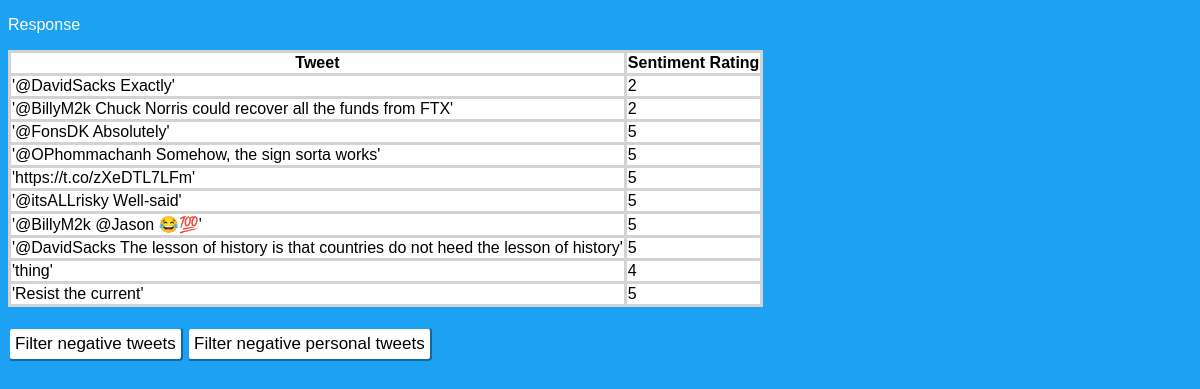
/tweetSentiment/results, run on an earlier commit of the app's database.
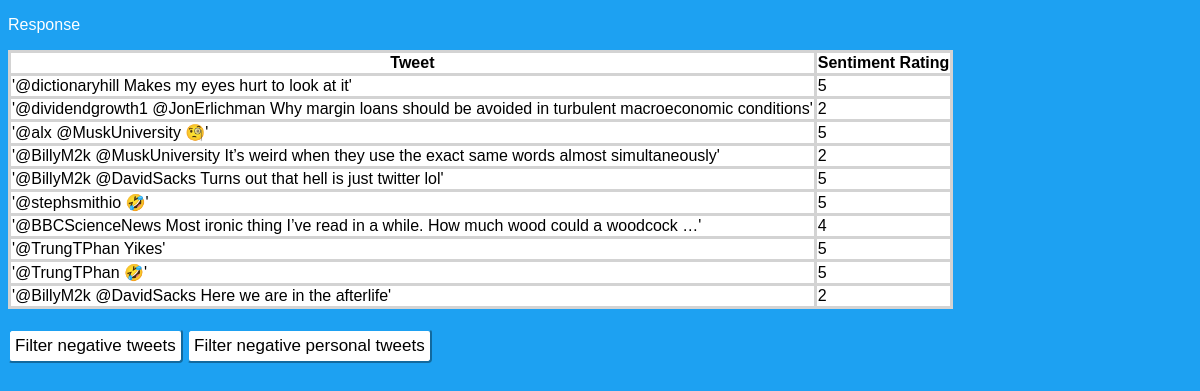
And on a later commit of the database.
### tweetSentiment/models.py (models this page shows)
class RequestedData(models.Model):
    tweet_text = models.CharField(max_length = 5000) #tweet text
    tweet_text_clean = models.CharField(max_length = 5000, default="na") #cleaned tweet text
    tweet_sentiment = models.CharField(max_length = 1) #sentiment
    request_number = models.IntegerField() #request number

### tweetSentiment/views.py (the view)
# urls.py: path('results', views.results, name = 'results'),
def results(request):
    last_object = RequestedData.objects.last() #get the last object from the database
    number = last_object.request_number #get the last request number
    query_results = RequestedData.objects.filter(request_number = number) #fetch all data entered that has that request number
    negative_tweets = RequestedData.objects.filter(request_number = number, tweet_sentiment = '5').values('tweet_text')
    personal_tweets = NegativeTweets.objects.filter(request_number = number, personal_tweet = '1').values('tweet_text')
    context = {'query_results': query_results, 'negative_tweets': negative_tweets, 'personal_tweets': personal_tweets} #dictionary of results
    return render(request, 'tweetSentiment/response.html', context) #return the page with request results

### tweetSentiment/Templates/tweetSentiment/response.html (shortened to what this page needs)
{% load static %}
<!DOCTYPE html>
<html lang="en-US">
  <head>
    <link rel="stylesheet" href="{% static 'style.css' %}">
  </head>
  <body>
    <p>Response</p>
    <table id="table">
    <tr>
      <th>Tweet</th>
      <th>Sentiment Rating</th>
    </tr>
    {% for tweet in query_results %}
    <tr>
        <td>{{ tweet.tweet_text }}</td>
        <td id="sentiment">{{ tweet.tweet_sentiment }}</td>
    </tr>
    {% endfor %}
  </table>
  <button class="button" id="neg_button" onclick="filter()">Filter negative tweets</button>
  <button class="button" id="neg_button_personal" onclick="filterPersonal()">Filter negative personal tweets</button>
  </body>
</html>

What changed in the data, as far as the page shows it:
no longer on this page (row unchanged): RequestedData: tweet_text "'@DavidSacks Exactly'", tweet_sentiment "2"
no longer on this page (row unchanged): RequestedData: tweet_text "'@BillyM2k Chuck Norris could recover all the funds from FTX'", tweet_sentiment "2"
no longer on this page (row unchanged): RequestedData: tweet_text "'@FonsDK Absolutely'", tweet_sentiment "5"
no longer on this page (row unchanged): RequestedData: tweet_text "'@OPhommachanh Somehow, the sign sorta works'", tweet_sentiment "5"
no longer on this page (row unchanged): RequestedData: tweet_text "'https://t.co/zXeDTL7LFm'", tweet_sentiment "5"
no longer on this page (row unchanged): RequestedData: tweet_text "'@itsALLrisky Well-said'", tweet_sentiment "5"
no longer on this page (row unchanged): RequestedData: tweet_text "'@BillyM2k @Jason 😂💯'", tweet_sentiment "5"
no longer on this page (row unchanged): RequestedData: tweet_text "'@DavidSacks The lesson of history is that countries do not heed the lesson of history'", tweet_sentiment "5"
no longer on this page (row unchanged): RequestedData: tweet_text "'thing'", tweet_sentiment "4"
no longer on this page (row unchanged): RequestedData: tweet_text "'Resist the current'", tweet_sentiment "5"
added RequestedData: tweet_text "'@dictionaryhill Makes my eyes hurt to look at it'", tweet_sentiment "5"
added RequestedData: tweet_text "'@dividendgrowth1 @JonErlichman Why margin loans should be avoided in turbulent macroeconomic conditions'", tweet_sentiment "2"
added RequestedData: tweet_text "'@alx @MuskUniversity 🧐'", tweet_sentiment "5"
added RequestedData: tweet_text "'@BillyM2k @MuskUniversity It’s weird when they use the exact same words almost simultaneously'", tweet_sentiment "2"
added RequestedData: tweet_text "'@BillyM2k @DavidSacks Turns out that hell is just twitter lol'", tweet_sentiment "5"
added RequestedData: tweet_text "'@stephsmithio 🤣'", tweet_sentiment "5"
added RequestedData: tweet_text "'@BBCScienceNews Most ironic thing I’ve read in a while. How much wood could a woodcock …'", tweet_sentiment "4"
added RequestedData: tweet_text "'@TrungTPhan Yikes'", tweet_sentiment "5"
added RequestedData: tweet_text "'@TrungTPhan 🤣'", tweet_sentiment "5"
added RequestedData: tweet_text "'@BillyM2k @DavidSacks Here we are in the afterlife'", tweet_sentiment "2"
